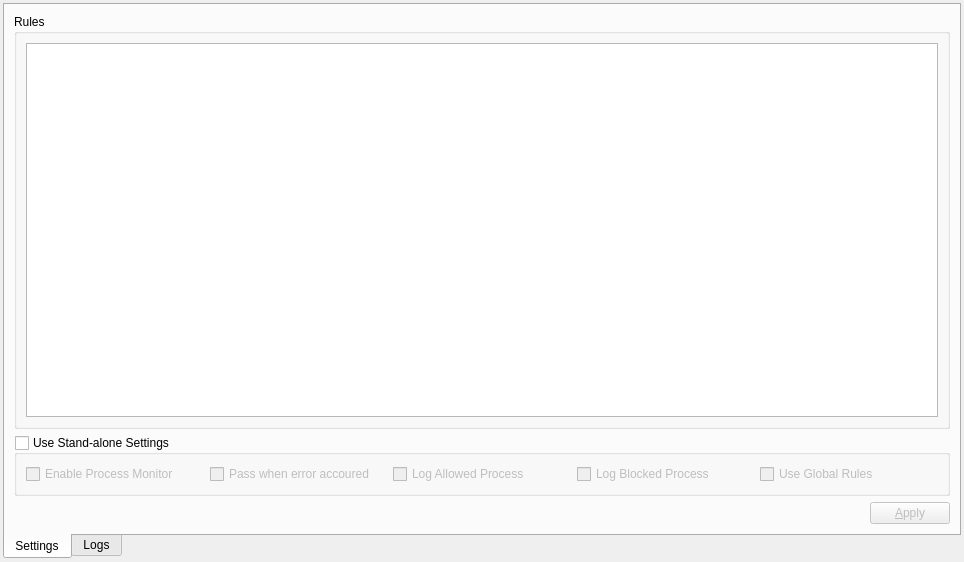
<?xml version="1.0" encoding="UTF-8"?>
<ui version="4.0">
 <class>ProcessMonitor</class>
 <widget class="QWidget" name="ProcessMonitor">
  <property name="geometry">
   <rect>
    <x>0</x>
    <y>0</y>
    <width>964</width>
    <height>562</height>
   </rect>
  </property>
  <property name="windowTitle">
   <string>Process Monitor</string>
  </property>
  <layout class="QVBoxLayout" name="verticalLayout">
   <property name="spacing">
    <number>6</number>
   </property>
   <property name="leftMargin">
    <number>3</number>
   </property>
   <property name="topMargin">
    <number>3</number>
   </property>
   <property name="rightMargin">
    <number>3</number>
   </property>
   <property name="bottomMargin">
    <number>3</number>
   </property>
   <item>
    <widget class="QTabWidget" name="tabWidget">
     <property name="tabPosition">
      <enum>QTabWidget::South</enum>
     </property>
     <property name="currentIndex">
      <number>0</number>
     </property>
     <widget class="QWidget" name="tabSettings">
      <property name="contextMenuPolicy">
       <enum>Qt::CustomContextMenu</enum>
      </property>
      <attribute name="title">
       <string>Settings</string>
      </attribute>
      <layout class="QVBoxLayout" name="verticalLayout_3">
       <item>
        <widget class="QGroupBox" name="groupBoxRules">
         <property name="title">
          <string>Rules</string>
         </property>
         <layout class="QVBoxLayout" name="verticalLayout_5">
          <item>
           <widget class="QTableView" name="tableView">
            <property name="contextMenuPolicy">
             <enum>Qt::CustomContextMenu</enum>
            </property>
            <property name="editTriggers">
             <set>QAbstractItemView::NoEditTriggers</set>
            </property>
            <property name="selectionMode">
             <enum>QAbstractItemView::SingleSelection</enum>
            </property>
            <property name="selectionBehavior">
             <enum>QAbstractItemView::SelectRows</enum>
            </property>
            <attribute name="horizontalHeaderStretchLastSection">
             <bool>true</bool>
            </attribute>
           </widget>
          </item>
         </layout>
        </widget>
       </item>
       <item>
        <widget class="QGroupBox" name="groupBoxUseStandaloneSettings">
         <property name="title">
          <string>Use Stand-alone Settings</string>
         </property>
         <property name="checkable">
          <bool>true</bool>
         </property>
         <property name="checked">
          <bool>false</bool>
         </property>
         <layout class="QVBoxLayout" name="verticalLayout_2">
          <item>
           <layout class="QHBoxLayout" name="horizontalLayout_2">
            <item>
             <widget class="QCheckBox" name="checkBoxLocallyEnableProcessMon">
              <property name="text">
               <string>Enable Process Monitor</string>
              </property>
             </widget>
            </item>
            <item>
             <widget class="QCheckBox" name="checkBoxLocallyEnablePassthrough">
              <property name="text">
               <string>Pass when error accoured</string>
              </property>
             </widget>
            </item>
            <item>
             <widget class="QCheckBox" name="checkBoxLocallyEnableLogAllowedProcess">
              <property name="text">
               <string>Log Allowed Process</string>
              </property>
             </widget>
            </item>
            <item>
             <widget class="QCheckBox" name="checkBoxLocallyEnableLogBlockedProcess">
              <property name="text">
               <string>Log Blocked Process</string>
              </property>
             </widget>
            </item>
            <item>
             <widget class="QCheckBox" name="checkBoxUseGlobaRules">
              <property name="text">
               <string>Use Global Rules</string>
              </property>
             </widget>
            </item>
           </layout>
          </item>
         </layout>
        </widget>
       </item>
       <item>
        <layout class="QHBoxLayout" name="horizontalLayout">
         <item>
          <spacer name="horizontalSpacer">
           <property name="orientation">
            <enum>Qt::Horizontal</enum>
           </property>
           <property name="sizeHint" stdset="0">
            <size>
             <width>40</width>
             <height>20</height>
            </size>
           </property>
          </spacer>
         </item>
         <item>
          <widget class="QPushButton" name="pushButtonApply">
           <property name="enabled">
            <bool>false</bool>
           </property>
           <property name="text">
            <string>&amp;Apply</string>
           </property>
          </widget>
         </item>
        </layout>
       </item>
      </layout>
     </widget>
     <widget class="QWidget" name="tabLogs">
      <attribute name="title">
       <string>Logs</string>
      </attribute>
     </widget>
    </widget>
   </item>
  </layout>
  <action name="actionRefresh">
   <property name="text">
    <string>Refresh</string>
   </property>
  </action>
  <action name="actionAddFileHash">
   <property name="text">
    <string>Add File Hash</string>
   </property>
   <property name="toolTip">
    <string>Add File Hash</string>
   </property>
  </action>
  <action name="actionAddFilePath">
   <property name="text">
    <string>Add File Path Rule</string>
   </property>
   <property name="toolTip">
    <string>Add File Path</string>
   </property>
  </action>
  <action name="actionDelete">
   <property name="text">
    <string>Delete Rule</string>
   </property>
  </action>
  <action name="actionModify">
   <property name="text">
    <string>Modify</string>
   </property>
   <property name="toolTip">
    <string>Modify</string>
   </property>
  </action>
  <action name="actionExport">
   <property name="text">
    <string>Export</string>
   </property>
  </action>
  <action name="actionPrint">
   <property name="text">
    <string>Print</string>
   </property>
  </action>
 </widget>
 <resources/>
 <connections/>
</ui>
